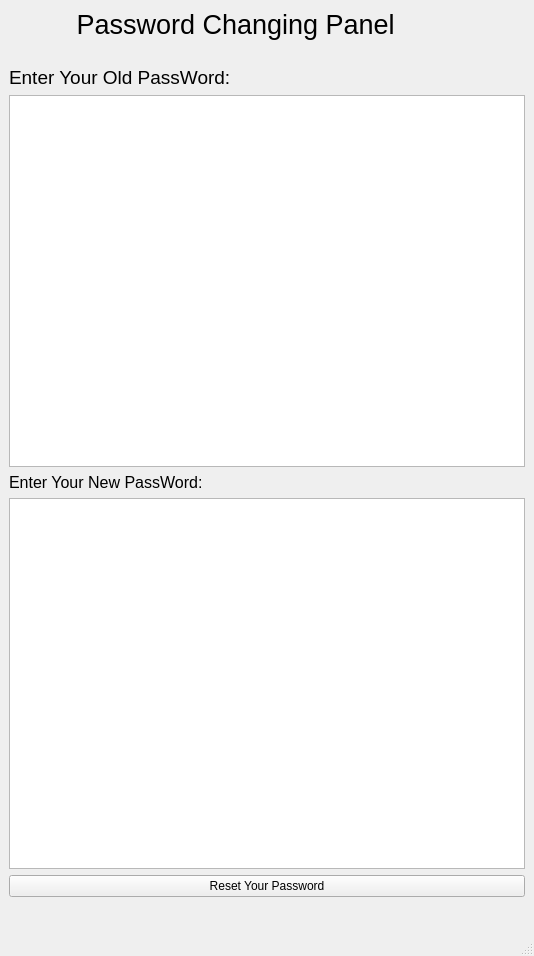
<?xml version="1.0" encoding="UTF-8"?>
<ui version="4.0">
 <class>PasswordWindow</class>
 <widget class="QMainWindow" name="PasswordWindow">
  <property name="geometry">
   <rect>
    <x>0</x>
    <y>0</y>
    <width>534</width>
    <height>956</height>
   </rect>
  </property>
  <property name="windowTitle">
   <string>Password Change Window</string>
  </property>
  <widget class="QWidget" name="centralwidget">
   <layout class="QGridLayout" name="gridLayout">
    <item row="4" column="0">
     <widget class="QLabel" name="label_3">
      <property name="font">
       <font>
        <pointsize>12</pointsize>
       </font>
      </property>
      <property name="text">
       <string>Enter Your New PassWord:</string>
      </property>
     </widget>
    </item>
    <item row="0" column="0">
     <widget class="QLabel" name="label">
      <property name="font">
       <font>
        <pointsize>20</pointsize>
       </font>
      </property>
      <property name="text">
       <string>         Password Changing Panel</string>
      </property>
     </widget>
    </item>
    <item row="5" column="0">
     <widget class="QTextEdit" name="newpassword"/>
    </item>
    <item row="3" column="0">
     <widget class="QTextEdit" name="oldpassword"/>
    </item>
    <item row="2" column="0">
     <widget class="QLabel" name="label_2">
      <property name="font">
       <font>
        <pointsize>14</pointsize>
       </font>
      </property>
      <property name="text">
       <string>Enter Your Old PassWord:</string>
      </property>
     </widget>
    </item>
    <item row="6" column="0">
     <widget class="QPushButton" name="reset">
      <property name="text">
       <string>Reset Your Password</string>
      </property>
     </widget>
    </item>
    <item row="1" column="0">
     <widget class="QLabel" name="label_4">
      <property name="text">
       <string/>
      </property>
      <property name="pixmap">
       <pixmap resource="password.qrc">:/chabi/pass.png</pixmap>
      </property>
      <property name="scaledContents">
       <bool>true</bool>
      </property>
     </widget>
    </item>
    <item row="7" column="0">
     <widget class="QLabel" name="commentbox">
      <property name="font">
       <font>
        <pointsize>14</pointsize>
       </font>
      </property>
      <property name="text">
       <string/>
      </property>
     </widget>
    </item>
   </layout>
  </widget>
  <widget class="QMenuBar" name="menubar">
   <property name="geometry">
    <rect>
     <x>0</x>
     <y>0</y>
     <width>534</width>
     <height>26</height>
    </rect>
   </property>
  </widget>
  <widget class="QStatusBar" name="statusbar"/>
 </widget>
 <resources>
  <include location="password.qrc"/>
 </resources>
 <connections/>
</ui>
